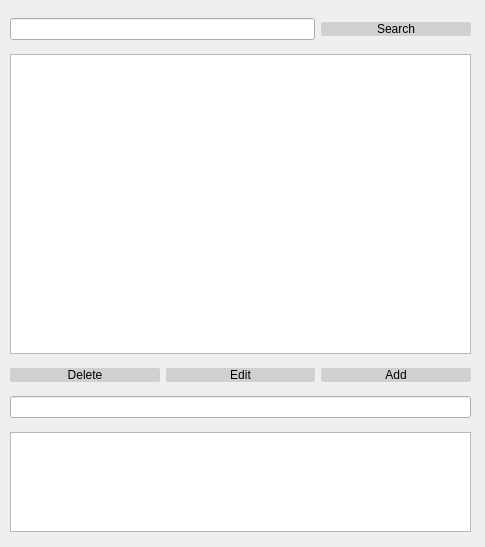
<?xml version="1.0" encoding="UTF-8"?>
<ui version="4.0">
 <class>MainWindow</class>
 <widget class="QMainWindow" name="MainWindow">
  <property name="geometry">
   <rect>
    <x>0</x>
    <y>0</y>
    <width>485</width>
    <height>547</height>
   </rect>
  </property>
  <property name="sizePolicy">
   <sizepolicy hsizetype="Minimum" vsizetype="Minimum">
    <horstretch>0</horstretch>
    <verstretch>0</verstretch>
   </sizepolicy>
  </property>
  <property name="windowTitle">
   <string>MainWindow</string>
  </property>
  <widget class="QWidget" name="centralwidget">
   <property name="styleSheet">
    <string notr="true">QGreedLayout {
border-radius:10px;
background-color: rgb(255, 255, 255);
color:rgb(0, 0, 0)
}



QPushButton {
border-radius: 2px;
background-color: rgba(162, 162, 162, 0.4);
}

QPushButton:hover{
border-width: 1px;
border-style: solid;
border-color:rgb(85, 0, 255);
}

QPushButton:pressed{margin:1 0 0 1}</string>
   </property>
   <widget class="QFrame" name="frame">
    <property name="geometry">
     <rect>
      <x>10</x>
      <y>10</y>
      <width>461</width>
      <height>561</height>
     </rect>
    </property>
    <property name="styleSheet">
     <string notr="true"/>
    </property>
    <property name="frameShape">
     <enum>QFrame::NoFrame</enum>
    </property>
    <widget class="QWidget" name="gridLayoutWidget">
     <property name="geometry">
      <rect>
       <x>0</x>
       <y>0</y>
       <width>461</width>
       <height>531</height>
      </rect>
     </property>
     <layout class="QGridLayout" name="gridLayout">
      <item row="2" column="2">
       <widget class="QPushButton" name="add_btn">
        <property name="text">
         <string>Add</string>
        </property>
       </widget>
      </item>
      <item row="0" column="2">
       <widget class="QPushButton" name="search_btn">
        <property name="text">
         <string>Search</string>
        </property>
       </widget>
      </item>
      <item row="3" column="0" colspan="3">
       <widget class="QLineEdit" name="change_word_structure"/>
      </item>
      <item row="0" column="0" colspan="2">
       <widget class="QLineEdit" name="search_paneli">
        <property name="sizePolicy">
         <sizepolicy hsizetype="Expanding" vsizetype="Fixed">
          <horstretch>0</horstretch>
          <verstretch>0</verstretch>
         </sizepolicy>
        </property>
        <property name="minimumSize">
         <size>
          <width>250</width>
          <height>0</height>
         </size>
        </property>
       </widget>
      </item>
      <item row="2" column="0">
       <widget class="QPushButton" name="delete_btn">
        <property name="text">
         <string>Delete</string>
        </property>
       </widget>
      </item>
      <item row="2" column="1">
       <widget class="QPushButton" name="edit_btn">
        <property name="text">
         <string>Edit</string>
        </property>
       </widget>
      </item>
      <item row="4" column="0" colspan="3">
       <widget class="QTextEdit" name="set_definition">
        <property name="sizePolicy">
         <sizepolicy hsizetype="Preferred" vsizetype="Preferred">
          <horstretch>0</horstretch>
          <verstretch>0</verstretch>
         </sizepolicy>
        </property>
        <property name="minimumSize">
         <size>
          <width>0</width>
          <height>0</height>
         </size>
        </property>
        <property name="maximumSize">
         <size>
          <width>16777215</width>
          <height>100</height>
         </size>
        </property>
       </widget>
      </item>
      <item row="1" column="0" colspan="3">
       <widget class="QListWidget" name="list_widget_for_cart">
        <property name="sizePolicy">
         <sizepolicy hsizetype="Preferred" vsizetype="Preferred">
          <horstretch>0</horstretch>
          <verstretch>0</verstretch>
         </sizepolicy>
        </property>
        <property name="minimumSize">
         <size>
          <width>0</width>
          <height>0</height>
         </size>
        </property>
        <property name="maximumSize">
         <size>
          <width>16777215</width>
          <height>300</height>
         </size>
        </property>
       </widget>
      </item>
     </layout>
    </widget>
   </widget>
  </widget>
 </widget>
 <resources/>
 <connections/>
</ui>
